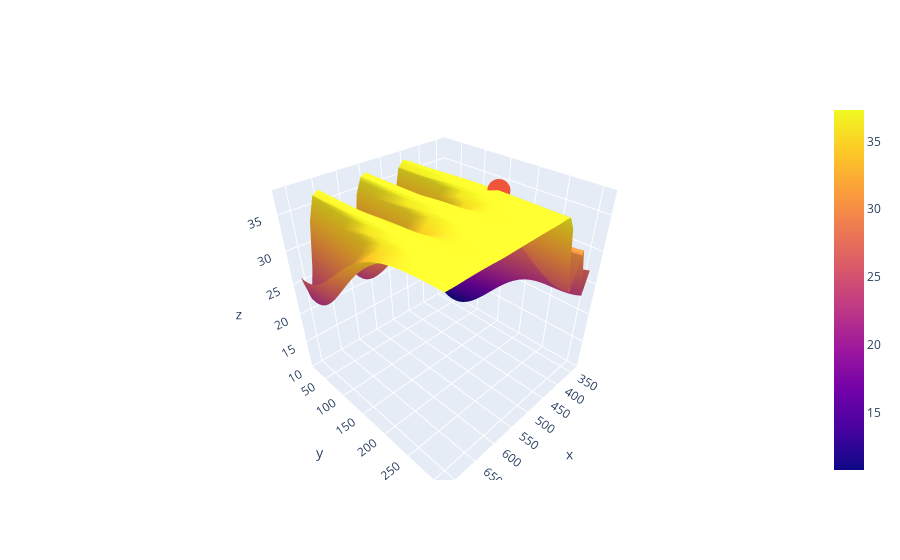

The code cell stored with this chart in its notebook:
### Code cell
fig = go.Figure(data=[go.Surface(z=EI_acq_shape, x=test_grid[:,0], y=test_grid[:,1])])
fig.add_trace(go.Scatter3d(x=test_grid[ei[1], 0].numpy(), y=test_grid[ei[0], 1].numpy(), z=[EI_acq_shape[ei[0], ei[1]]], mode='markers', name='max(pi)'))
fig.show()

### Figure 1 — Plotly figure (JSON) as saved in the notebook; plotly's stock layout.template omitted (floating-point values rounded to 4 significant figures; data arrays with more than 128 entries replaced by an {"elided": "..."} marker saying what was removed)
{"data": [{"type": "surface", "x": [337.5, 350.4, 363.4, 376.3, 389.2, 402.2, 415.1, 428.0, 440.9, 453.9, 466.8, 479.7, 492.7, 505.6, 518.5, 531.5, 544.4, 557.3, 570.3, 583.2, 596.1, 609.1, 622.0, 634.9, 647.8, 660.8, 673.7, 686.6, 699.6, 712.5], "y": [20.36, 30.33, 40.31, 50.28, 60.26, 70.23, 80.21, 90.18, 100.2, 110.1, 120.1, 130.1, 140.1, 150.0, 160.0, 170.0, 180.0, 189.9, 199.9, 209.9, 219.9, 229.8, 239.8, 249.8, 259.8, 269.7, 279.7, 289.7, 299.7, 309.6], "z": {"elided": "30x30 float values"}}, {"mode": "markers", "name": "max(pi)", "type": "scatter3d", "x": [440.9], "y": [199.9], "z": [37.3]}], "layout": {}}
